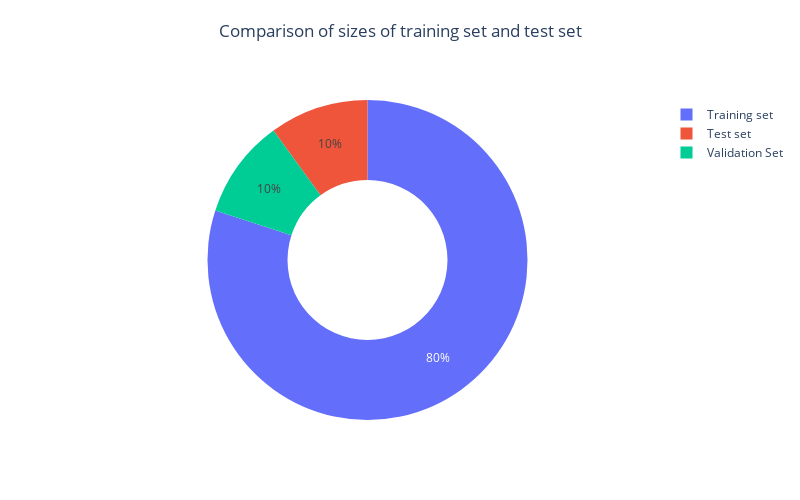

The code cell stored with this chart in its notebook:
### Markdown cell above
## Train-Validation-Test Split

### Code cell
# Feature-target split
X, y = data.drop('label', axis = 1), data['label']

# Train-test split (from complete data)
X_train, X_test, y_train, y_test = train_test_split(X, y, test_size = 0.2, random_state = 40)
data_train = pd.concat([X_train, y_train], axis = 1)

# Validation-test split (from test data)
X_val, X_test, y_val, y_test = train_test_split(X_test, y_test, test_size = 0.5, random_state = 40)
data_val, data_test = pd.concat([X_val, y_val], axis = 1), pd.concat([X_test, y_test], axis = 1)

# Comparison of sizes of training set and test set
values = np.array([len(data_train), len(data_val), len(data_test)])
labels = ['Training set', 'Validation Set', 'Test set']
fig = go.Figure(data = [go.Pie(values = values, labels = labels, hole = 0.5, textinfo = 'percent', title = " ")])
text_title = "Comparison of sizes of training set and test set"
fig.update_layout(height = 500, width = 800, showlegend = True, title = dict(text = text_title, x = 0.5, y = 0.95)) 
fig.show()

### Figure 1 — Plotly figure (JSON) as saved in the notebook; plotly's stock layout.template omitted (floating-point values rounded to 4 significant figures)
{"data": [{"hole": 0.5, "labels": ["Training set", "Validation Set", "Test set"], "textinfo": "percent", "title": {"text": " "}, "values": [22241, 2780, 2781], "type": "pie"}], "layout": {"title": {"text": "Comparison of sizes of training set and test set", "x": 0.5, "y": 0.95}, "height": 500, "width": 800, "showlegend": true}}
